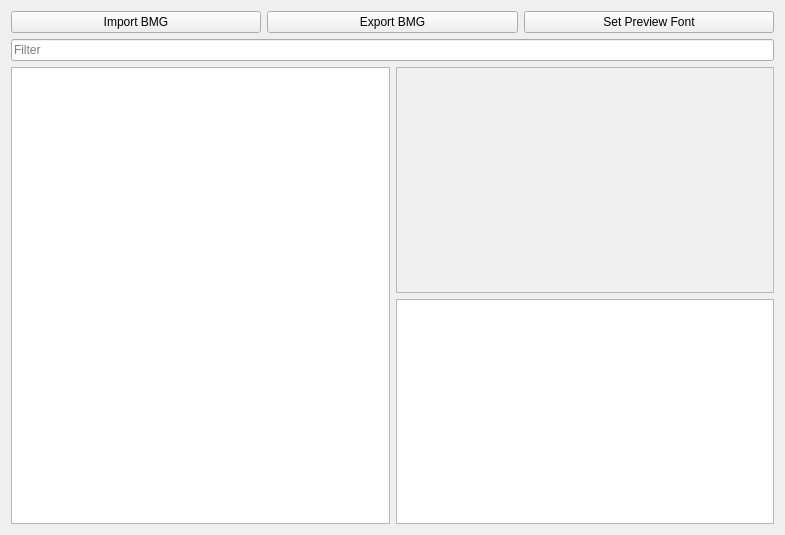
<?xml version="1.0" encoding="UTF-8"?>
<ui version="4.0">
 <class>BMGTab</class>
 <widget class="QWidget" name="BMGTab">
  <property name="geometry">
   <rect>
    <x>0</x>
    <y>0</y>
    <width>785</width>
    <height>535</height>
   </rect>
  </property>
  <property name="windowTitle">
   <string>Form</string>
  </property>
  <layout class="QVBoxLayout" name="verticalLayout">
   <item>
    <layout class="QHBoxLayout" name="horizontalLayout_2">
     <item>
      <widget class="QPushButton" name="import_bmg">
       <property name="text">
        <string>Import BMG</string>
       </property>
      </widget>
     </item>
     <item>
      <widget class="QPushButton" name="export_bmg">
       <property name="text">
        <string>Export BMG</string>
       </property>
      </widget>
     </item>
     <item>
      <widget class="QPushButton" name="set_preview_font">
       <property name="text">
        <string>Set Preview Font</string>
       </property>
      </widget>
     </item>
    </layout>
   </item>
   <item>
    <widget class="QLineEdit" name="filter">
     <property name="placeholderText">
      <string>Filter</string>
     </property>
    </widget>
   </item>
   <item>
    <layout class="QHBoxLayout" name="horizontalLayout">
     <item>
      <widget class="QTreeView" name="bmg_msgs_tree"/>
     </item>
     <item>
      <widget class="QWidget" name="msg_preview_container" native="true">
       <layout class="QVBoxLayout" name="verticalLayout_2">
        <property name="leftMargin">
         <number>0</number>
        </property>
        <property name="topMargin">
         <number>0</number>
        </property>
        <property name="rightMargin">
         <number>0</number>
        </property>
        <property name="bottomMargin">
         <number>0</number>
        </property>
        <item>
         <widget class="QScrollArea" name="scrollArea">
          <property name="widgetResizable">
           <bool>true</bool>
          </property>
          <widget class="QWidget" name="scrollAreaWidgetContents">
           <property name="geometry">
            <rect>
             <x>0</x>
             <y>0</y>
             <width>377</width>
             <height>222</height>
            </rect>
           </property>
           <layout class="QGridLayout" name="gridLayout">
            <item row="0" column="0">
             <widget class="QLabel" name="msg_preview_label">
              <property name="text">
               <string/>
              </property>
              <property name="alignment">
               <set>Qt::AlignLeading|Qt::AlignLeft|Qt::AlignTop</set>
              </property>
             </widget>
            </item>
           </layout>
          </widget>
         </widget>
        </item>
        <item>
         <widget class="QTextEdit" name="msg_string_text_edit"/>
        </item>
       </layout>
      </widget>
     </item>
    </layout>
   </item>
  </layout>
 </widget>
 <resources/>
 <connections/>
</ui>
